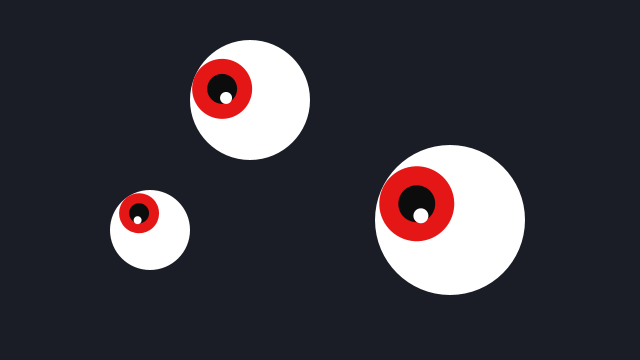
Frame 1 (no input)
Frame 60 (the mouse pressed at the canvas centre just before this capture): identical to frame 1, image omitted
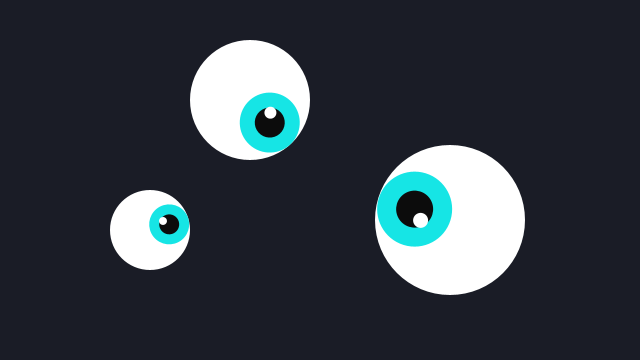
Frame 120 (the mouse held since frame 60 and released just before this capture)

The Processing sketch that drew these frames (run headless with seeded random() and noise(); from frame 60 on, the mouse is pressed at the canvas centre):

// Processing sketch: Arctangent
// ── Arctangent.pde
/**
 * Ojos interactivos
 *
 * Los ojos siguen al mouse.
 * El color del iris cambia según la posición del mouse.
 */

Eye e1, e2, e3;

void setup() {
  size(640, 360);

  noStroke();

  colorMode(HSB, 360, 100, 100);

  e1 = new Eye(250, 100, 120);
  e2 = new Eye(150, 230, 80);
  e3 = new Eye(450, 220, 150);
}

void draw() {

  // Fondo
  background(230, 30, 15);

  // Actualizar ojos
  e1.update(mouseX, mouseY);
  e2.update(mouseX, mouseY);
  e3.update(mouseX, mouseY);

  // Dibujar ojos
  e1.display();
  e2.display();
  e3.display();
}


class Eye {

  int x, y;
  int size;

  float angle = 0.0;

  Eye(int tx, int ty, int ts) {
    x = tx;
    y = ty;
    size = ts;
  }

  void update(int mx, int my) {

    // Calcular dirección hacia el mouse
    angle = atan2(my - y, mx - x);
  }

  void display() {

    pushMatrix();

    translate(x, y);

    // Parte blanca del ojo
    fill(0, 0, 100);
    ellipse(0, 0, size, size);

    // Rotar hacia el mouse
    rotate(angle);

    // Color del iris según la posición del mouse
    float colorIris = map(mouseX, 0, width, 0, 360);

    fill(colorIris, 90, 90);
    ellipse(size/4, 0, size/2, size/2);

    // Pupila
    fill(0, 0, 5);
    ellipse(size/4, 0, size/4, size/4);

    // Brillo
    fill(0, 0, 100);
    ellipse(size/4 - size/16, -size/16, size/10, size/10);

    popMatrix();
  }
}
